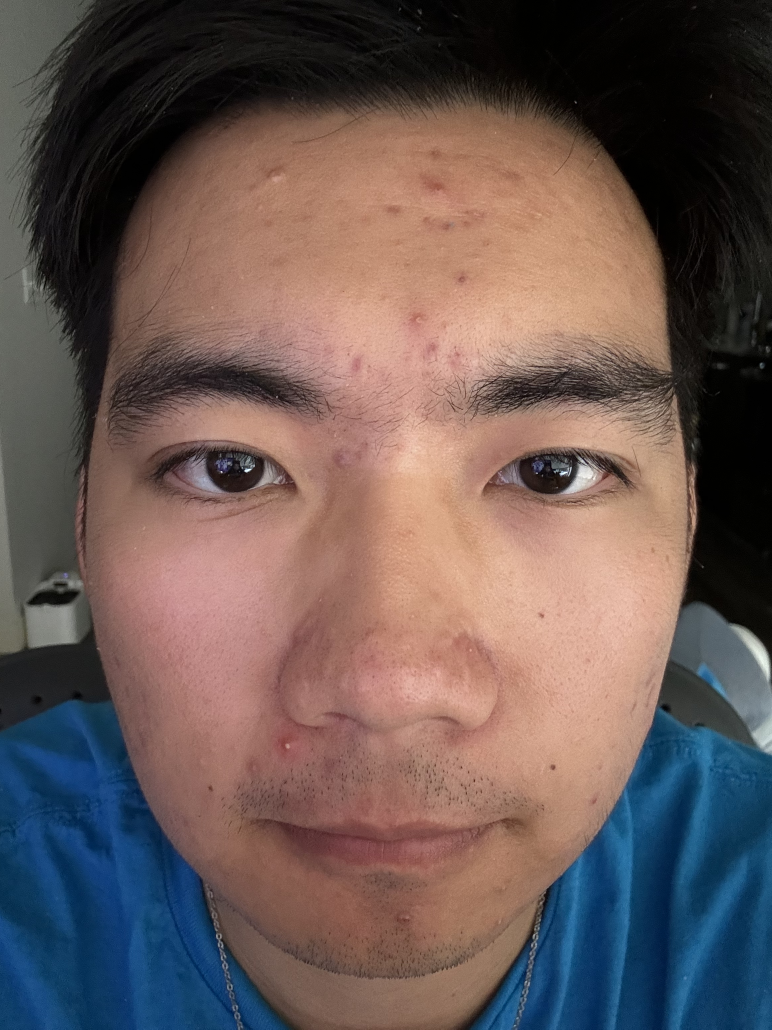
#> input picture test_iamge/Full Face/Full 1.jpg, 2316 x 3088 px (shown at 1/3 size)
$ python test9.py   (older library calls are emulated)
#> lines starting #> are read from the running program, lines starting #| are printed output that depends on the picture; after the words box and inside, x2 and y2 are one past the last pixel; in counts of white or black regions, pixels touching at a corner belong together
import cv2
import numpy as np
import matplotlib.pyplot as plt
from tkinter import Tk
from tkinter.filedialog import askopenfilename
from mpl_toolkits.mplot3d import Axes3D


class AcneDetector:
    def __init__(self, debug=True):
        self.debug = debug
        self.red_params = {
            'top_percentage': 0.005,  # Increase to top 0.5% for redness
        }

    def show_debug_image(self, title, image):
        if self.debug:
            cv2.imshow(title, image)
            cv2.waitKey(0)

    def find_red_regions(self, a_channel):
        """Find red regions and expand the mask using dilation."""
        threshold = np.percentile(a_channel, 100 - (self.red_params['top_percentage'] * 100))
        red_mask = (a_channel >= threshold).astype(np.uint8) * 255

        # Expand the red mask slightly
        kernel = cv2.getStructuringElement(cv2.MORPH_ELLIPSE, (5, 5))
        red_mask = cv2.dilate(red_mask, kernel, iterations=2)  # Expands redness regions
        return red_mask

    def visualize_a_channel(self, image):
        """Create and display a color map for the a-channel of the LAB color space."""
        # Convert to LAB color space
        lab = cv2.cvtColor(image, cv2.COLOR_BGR2LAB)
        _, a, _ = cv2.split(lab)

        # Normalize the a-channel
        a_normalized = cv2.normalize(a, None, 0, 255, cv2.NORM_MINMAX)

        # Apply a color map to the a-channel
        a_colormap = cv2.applyColorMap(a_normalized, cv2.COLORMAP_JET)

        # Show the color map
        self.show_debug_image("A-Channel Colormap", a_colormap)
        return a_normalized


    def calculate_gradient(self, a_channel):
        """Calculate the gradient magnitude of the a-channel."""
        grad_x = cv2.Sobel(a_channel, cv2.CV_64F, 1, 0, ksize=5)
        grad_y = cv2.Sobel(a_channel, cv2.CV_64F, 0, 1, ksize=5)
        gradient_magnitude = cv2.magnitude(grad_x, grad_y)
        gradient_magnitude = cv2.normalize(gradient_magnitude, None, 0, 255, cv2.NORM_MINMAX)
        self.show_debug_image("Gradient Magnitude", gradient_magnitude.astype(np.uint8))
        return gradient_magnitude

    def calculate_laplacian(self, a_channel):
        """Calculate the Laplacian of the a-channel to emphasize regions with high curvature."""
        laplacian = cv2.Laplacian(a_channel, cv2.CV_64F, ksize=5)
        laplacian = cv2.normalize(laplacian, None, 0, 255, cv2.NORM_MINMAX)
        self.show_debug_image("Laplacian", laplacian.astype(np.uint8))
        return laplacian

    def detect_peaks(self, laplacian, red_mask, min_distance=5):
        """Detect peaks based on the Laplacian (second derivative) and filter by red mask."""
        laplacian_blurred = cv2.GaussianBlur(laplacian, (5, 5), sigmaX=2, sigmaY=2)
        y_coords, x_coords = np.where(laplacian_blurred > np.percentile(laplacian_blurred, 85))
        peaks = [(x, y) for x, y in zip(x_coords, y_coords) if red_mask[y, x] > 0]
        return peaks


    def plot_peaks(self, image, peaks):
        """Plot the detected peaks on the image."""
        for x, y in peaks:
            cv2.circle(image, (x, y), 10, (0, 255, 0), 2)  # Draw circles with radius 10 and thickness 2
        self.show_debug_image("Detected Peaks", image)

    def plot_3d_map(self, a_channel, block_size=3):
        """Plot a 3D map where x and y are pixel locations and z is the intensity."""
        # Apply Gaussian blur to smooth the a-channel
        a_channel_smoothed = cv2.GaussianBlur(a_channel, (5, 5), sigmaX=2, sigmaY=2)

        height, width = a_channel_smoothed.shape
        downsampled_height = height // block_size
        downsampled_width = width // block_size
        downsampled_a = cv2.resize(a_channel_smoothed, (downsampled_width, downsampled_height), interpolation=cv2.INTER_AREA)
        x, y = np.meshgrid(np.arange(downsampled_width), np.arange(downsampled_height))

        fig = plt.figure()
        axis = fig.add_subplot(1, 1, 1, projection="3d")
        axis.plot_surface(x, y, downsampled_a, cmap='jet')
        axis.set_xlabel("X")
        axis.set_ylabel("Y")
        axis.set_zlabel("Intensity")
        plt.colorbar(axis.plot_surface(x, y, downsampled_a, cmap='jet'), ax=axis, label='Intensity')
        plt.show()

    def plot_3d_laplacian_map(self, laplacian, block_size=3):
        """Plot a 3D map where x and y are pixel locations and z is the Laplacian intensity."""
        height, width = laplacian.shape
        downsampled_height = height // block_size
        downsampled_width = width // block_size
        downsampled_laplacian = cv2.resize(laplacian, (downsampled_width, downsampled_height), interpolation=cv2.INTER_AREA)
        x, y = np.meshgrid(np.arange(downsampled_width), np.arange(downsampled_height))

        fig = plt.figure()
        axis = fig.add_subplot(1, 1, 1, projection="3d")
        axis.plot_surface(x, y, downsampled_laplacian, cmap='jet')
        axis.set_xlabel("X")
        axis.set_ylabel("Y")
        axis.set_zlabel("Laplacian Intensity")
        plt.colorbar(axis.plot_surface(x, y, downsampled_laplacian, cmap='jet'), ax=axis, label='Laplacian Intensity')
        plt.show()

def select_image():
    """Open a file dialog to select an image."""
    Tk().withdraw()  # We don't want a full GUI, so keep the root window from appearing
    image_path = askopenfilename(title="Select an image", filetypes=[("Image files", "*.jpg *.jpeg *.png")])
#> the answer given: ../test_iamge/Full Face/Full 1.jpg
    if not image_path:
        raise Exception("No image selected")
    return image_path

if __name__ == "__main__":
    try:
        image_path = select_image()
        image = cv2.imread(image_path)
#> image is the input picture: shape (3088, 2316, 3); mean B, G, R 85.8, 88.8, 105.4
        if image is None:
            raise Exception("Failed to load image")

        detector = AcneDetector(debug=True)
        a_channel = detector.visualize_a_channel(image)
#> in visualize_a_channel, `a_colormap = cv2.applyColorMap(a_normalized, cv2.COLORMAP_JET)`:
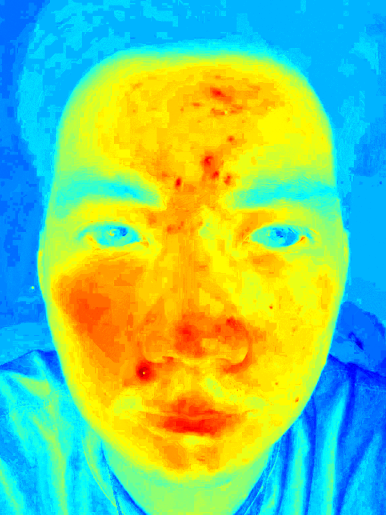
#> a_colormap: shape (3088, 2316, 3) (shown at 1/6 size); mean B, G, R 126.5, 201, 128.7
        red_mask = detector.find_red_regions(a_channel)
#> in find_red_regions, `threshold = np.percentile(a_channel, 100 - (self.red_params['top_perce..`: threshold = 208
#> in find_red_regions, `red_mask = (a_channel >= threshold).astype(np.uint8) * 255`:
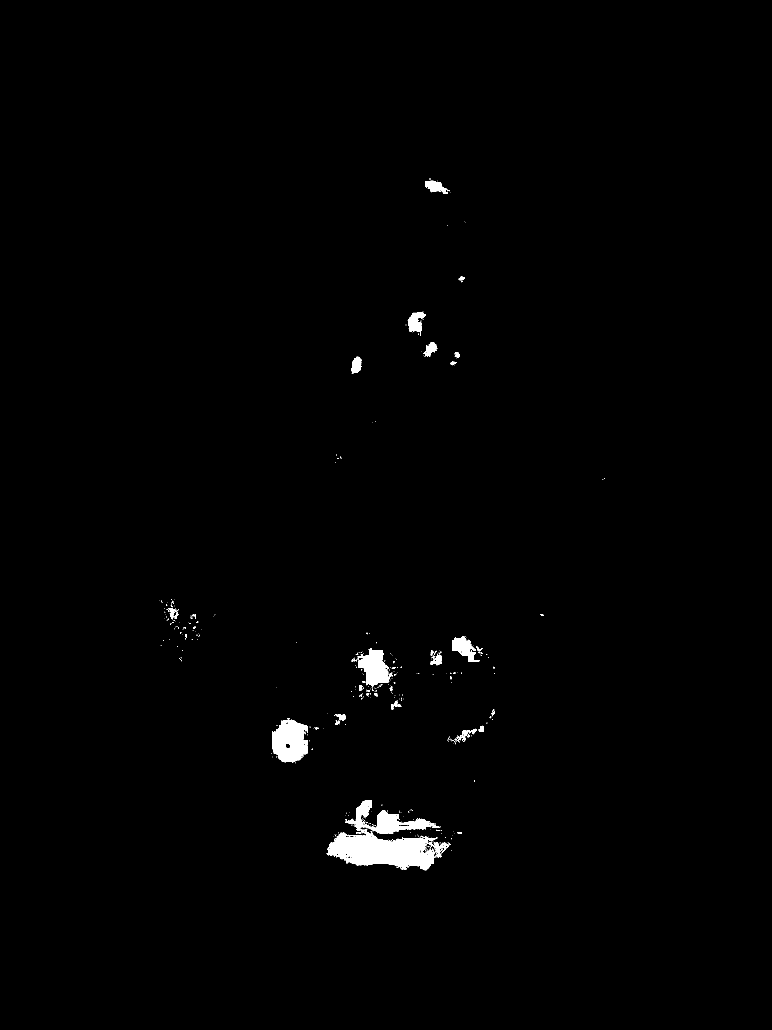
#> red_mask: shape (3088, 2316) (shown at 1/3 size); 0.88% white; 514 white regions (465 under 20 px), largest, box (x1, y1, x2, y2) and area: (980, 2488, 1347, 2612) 23868, (816, 2158, 924, 2288) 10240, (1036, 2400, 1308, 2502) 8202
        detector.show_debug_image("Red Mask (Top 0.5% Redness)", red_mask)
        gradient_magnitude = detector.calculate_gradient(a_channel)
#> in calculate_gradient, `grad_x = cv2.Sobel(a_channel, cv2.CV_64F, 1, 0, ksize=5)`:
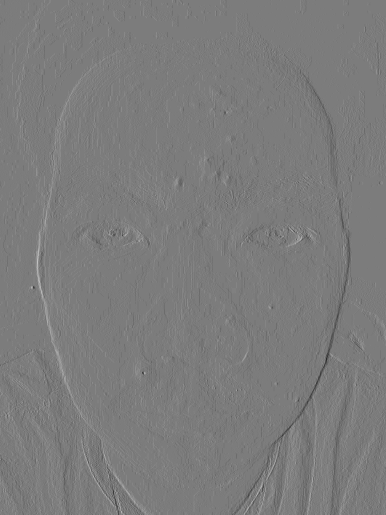
#> grad_x: shape (3088, 2316) float64 (shown at 1/6 size); min -1932, max 2032, mean -0.1; drawn with min black and max white
        laplacian = detector.calculate_laplacian(a_channel)
#> in calculate_laplacian, `laplacian = cv2.Laplacian(a_channel, cv2.CV_64F, ksize=5)`:
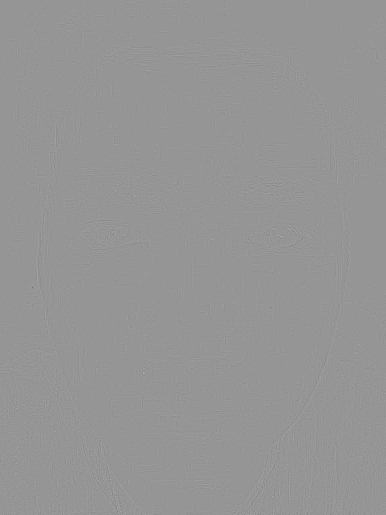
#> laplacian: shape (3088, 2316) float64 (shown at 1/6 size); min -1704, max 1200, mean 0; drawn with min black and max white
        peaks = detector.detect_peaks(laplacian, red_mask)
#> in detect_peaks, `peaks = [(x, y) for x, y in zip(x_coords, y_coords) if red_mask[y, x] ..`: peaks = 15415 pairs, first value 475 to 1817, second value 532 to 2614
        #cluster_centers = detector.cluster_peaks(peaks)
        detector.plot_peaks(image, peaks)
#> the loop in plot_peaks, `for x, y in peaks:` made 15415 passes
#> (x, y) on passes 1 to 3: (1291, 532), (1291, 533), (1292, 533)
        detector.plot_3d_map(a_channel, block_size=5)
#> in plot_3d_map, `downsampled_a = cv2.resize(a_channel_smoothed, (downsampled_width, dow..`:
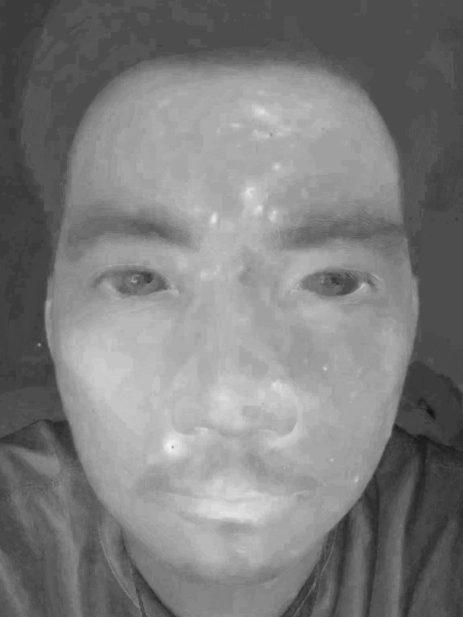
#> downsampled_a: shape (617, 463); min 15, max 243, mean 125.2
#> in plot_3d_map, `axis.plot_surface(x, y, downsampled_a, cmap='jet')`:
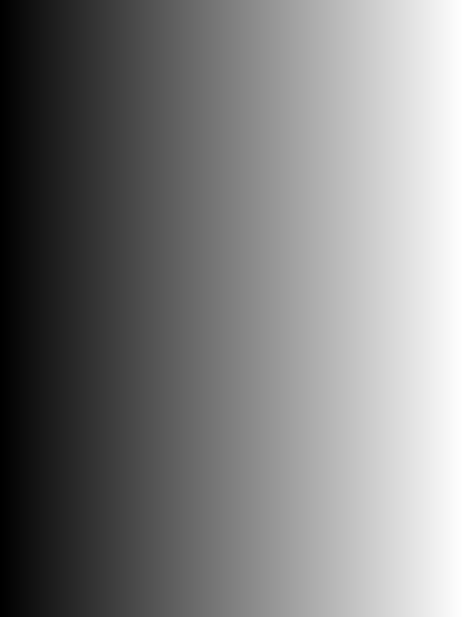
#> x: shape (617, 463) int64; min 0, max 462, mean 231; drawn with min black and max white
        detector.plot_3d_laplacian_map(laplacian, block_size=5)
#> in plot_3d_laplacian_map, `plt.show()`:
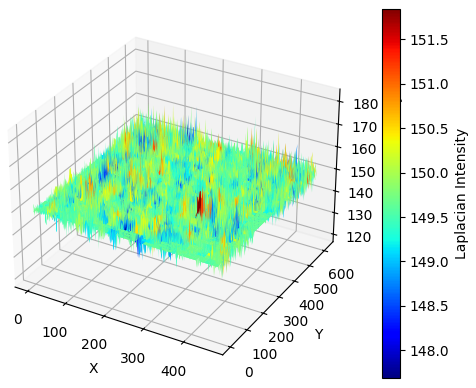
#> figure drawn by matplotlib, 2 panels
        cv2.destroyAllWindows()
    except Exception as e:
        print(f"An error occurred: {str(e)}")

$ run again, on test_iamge/Full Face/Full 4.jpg
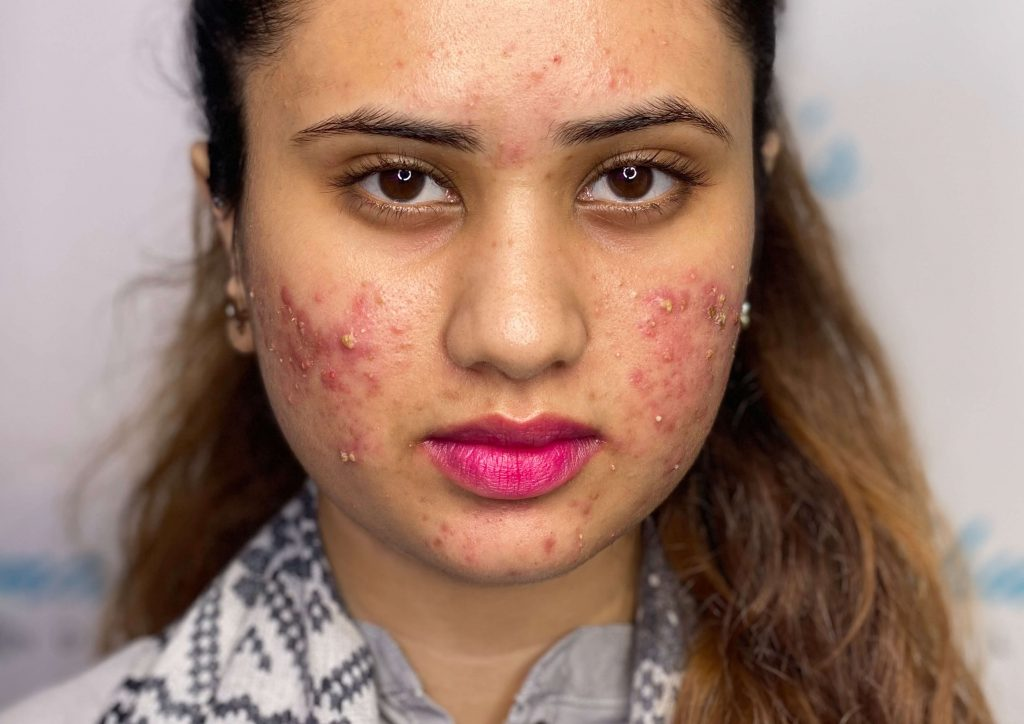
#> input picture test_iamge/Full Face/Full 4.jpg, 1024 x 724 px
#> image is the input picture: shape (724, 1024, 3); mean B, G, R 113.6, 127.4, 159.1
#> lab: shape (724, 1024, 3); mean of channels 0, 1, 2 141, 138.8, 140.7
#> threshold = 201
#> in find_red_regions, `red_mask = (a_channel >= threshold).astype(np.uint8) * 255`:
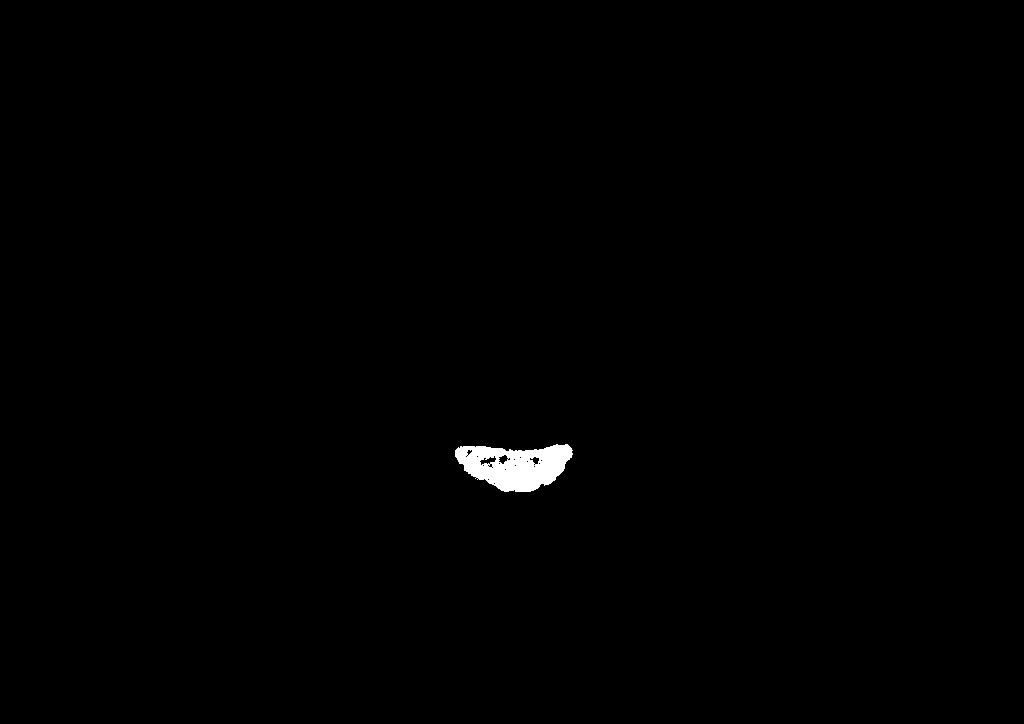
#> red_mask: shape (724, 1024); 0.5% white; 1 white region, box (x1, y1, x2, y2) and area: (455, 444, 573, 492) 3742
#> in detect_peaks, `peaks = [(x, y) for x, y in zip(x_coords, y_coords) if red_mask[y, x] ..`: peaks = 1442 pairs, first value 453 to 571, second value 440 to 495
#> the loop in plot_peaks, `for x, y in peaks:` made 1442 passes
#> (x, y) on passes 1 to 3: (556, 440), (557, 440), (565, 440)
#> in plot_3d_laplacian_map, `plt.show()`:
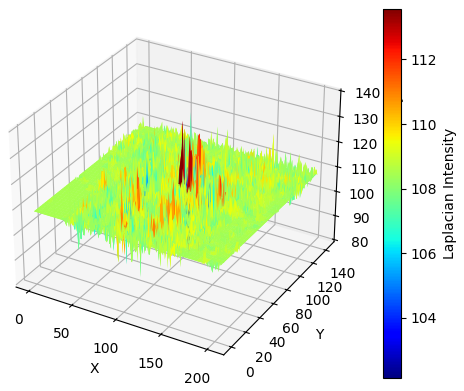
#> figure drawn by matplotlib, 2 panels

$ run again, on test_iamge/Full Face/Full 6.jpg
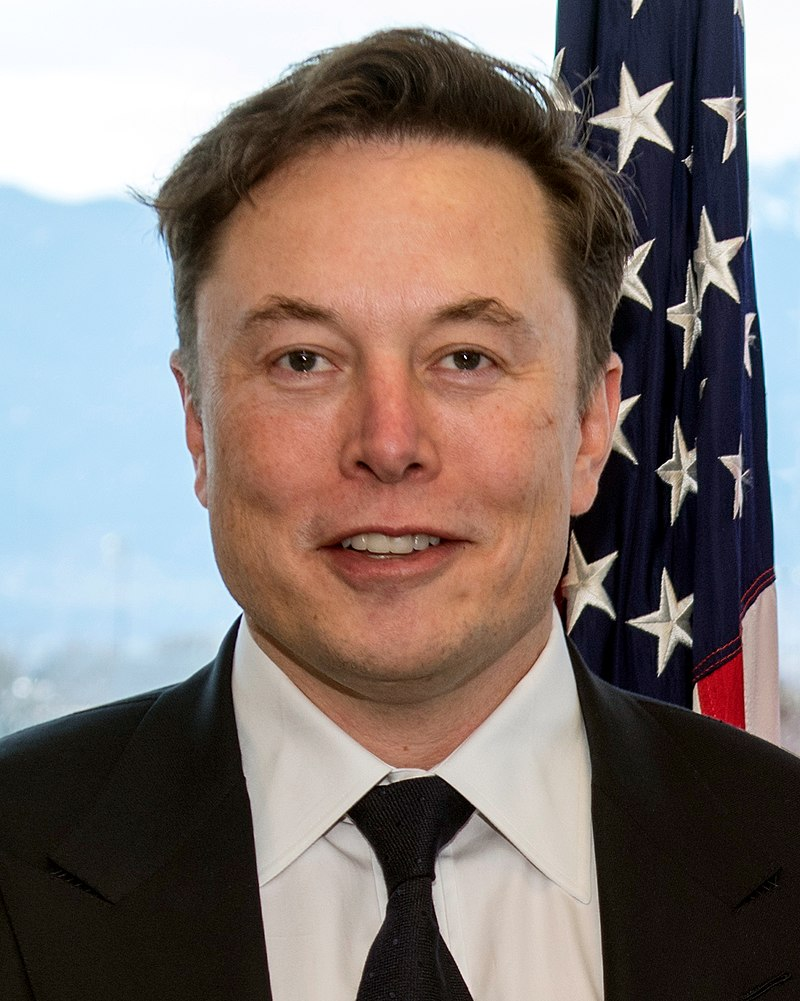
#> input picture test_iamge/Full Face/Full 6.jpg, 800 x 1001 px
#> image is the input picture: shape (1001, 800, 3); mean B, G, R 115, 118.8, 130.6
#> lab: shape (1001, 800, 3); mean of channels 0, 1, 2 125.1, 133, 132.2
#> threshold = 160
#> in find_red_regions, `red_mask = (a_channel >= threshold).astype(np.uint8) * 255`:
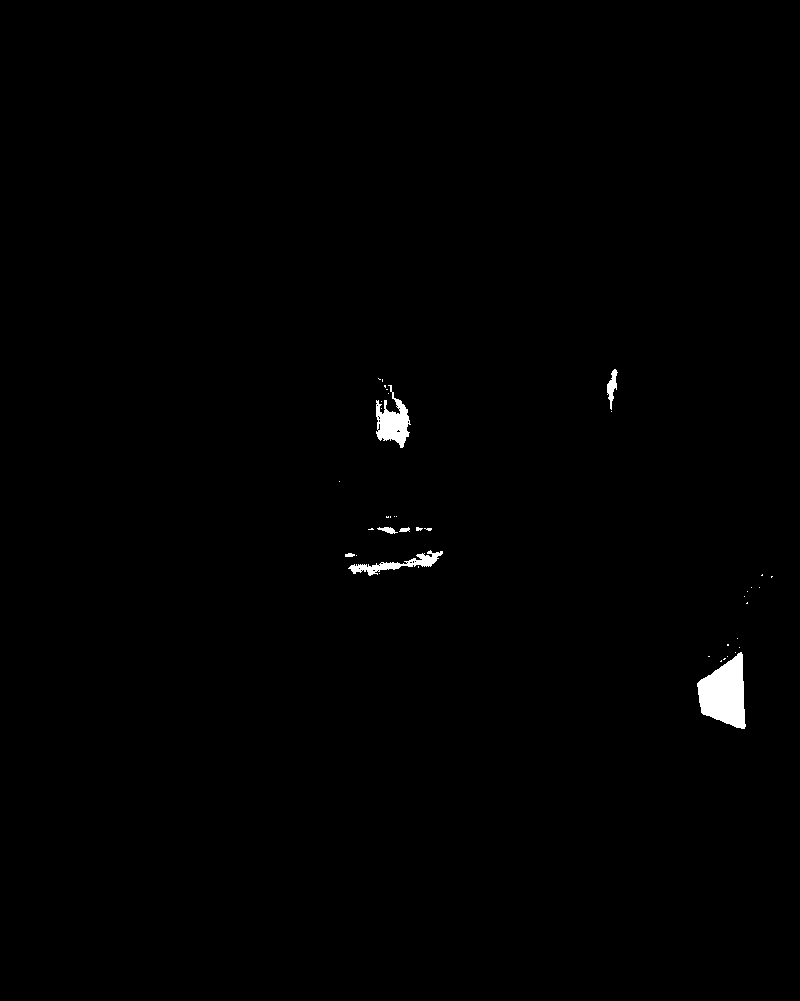
#> red_mask: shape (1001, 800); 0.59% white; 41 white regions (33 under 20 px), largest, box (x1, y1, x2, y2) and area: (697, 652, 746, 729) 2475, (376, 385, 411, 448) 1105, (348, 550, 443, 576) 701
#> in detect_peaks, `peaks = [(x, y) for x, y in zip(x_coords, y_coords) if red_mask[y, x] ..`: peaks = 2299 pairs, first value 341 to 776, second value 365 to 732
#> the loop in plot_peaks, `for x, y in peaks:` made 2299 passes
#> (x, y) on passes 1 to 3: (614, 365), (615, 365), (612, 366)
#> in plot_3d_laplacian_map, `plt.show()`:
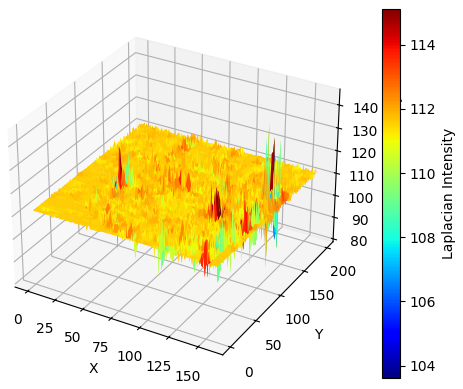
#> figure drawn by matplotlib, 2 panels
